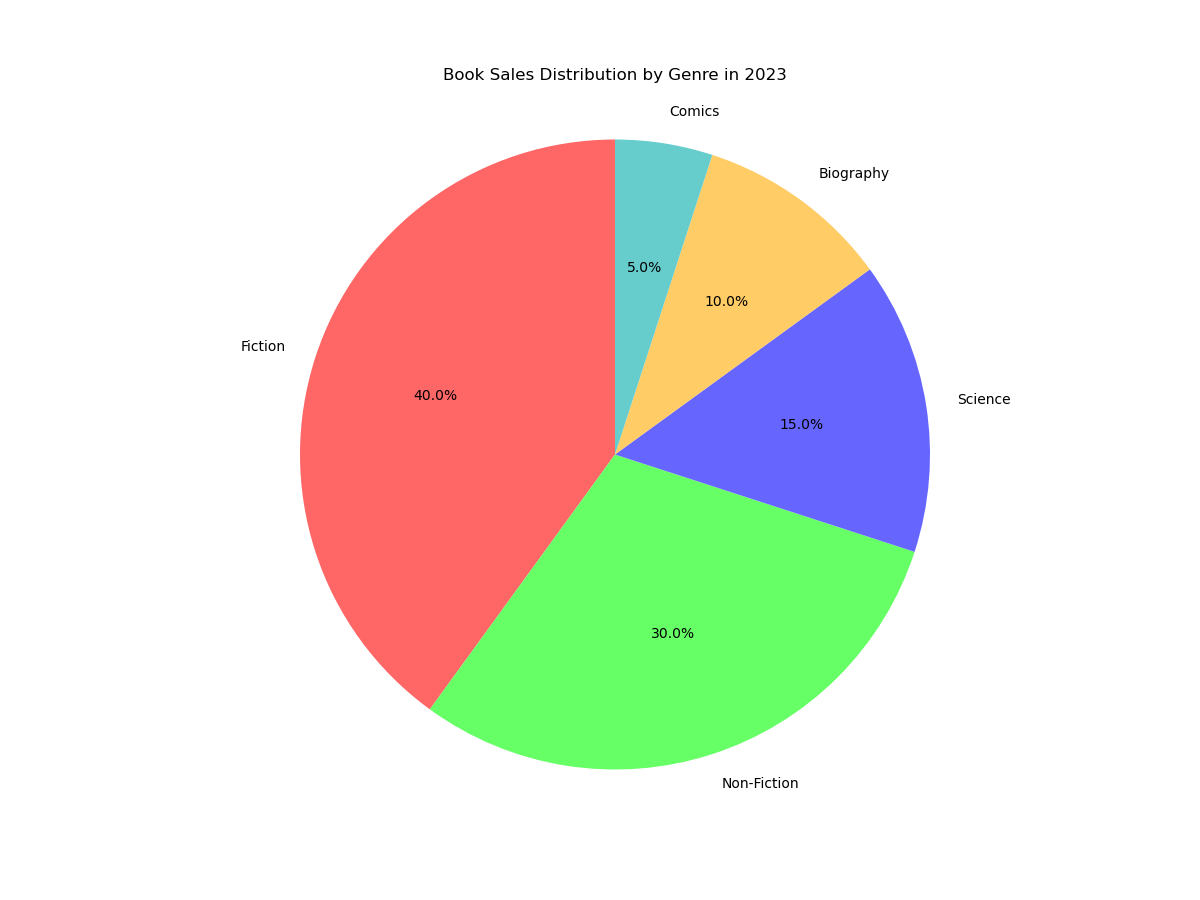

The Python source for this figure:

import matplotlib.pyplot as plt

# Data to plot
labels = 'Fiction', 'Non-Fiction', 'Science', 'Biography', 'Comics'
sizes = [40.0, 30.0, 15.0, 10.0, 5.0]
colors = ['#ff6666','#66ff66','#6666ff','#ffcc66','#66cccc']

# Create pie chart
plt.figure(figsize=(12, 9))
plt.pie(sizes, labels=labels, colors=colors, autopct='%1.1f%%', startangle=90)

plt.title('Book Sales Distribution by Genre in 2023', pad=20)
plt.axis('equal')  # Equal aspect ratio ensures that pie is drawn as a circle.
plt.show()
